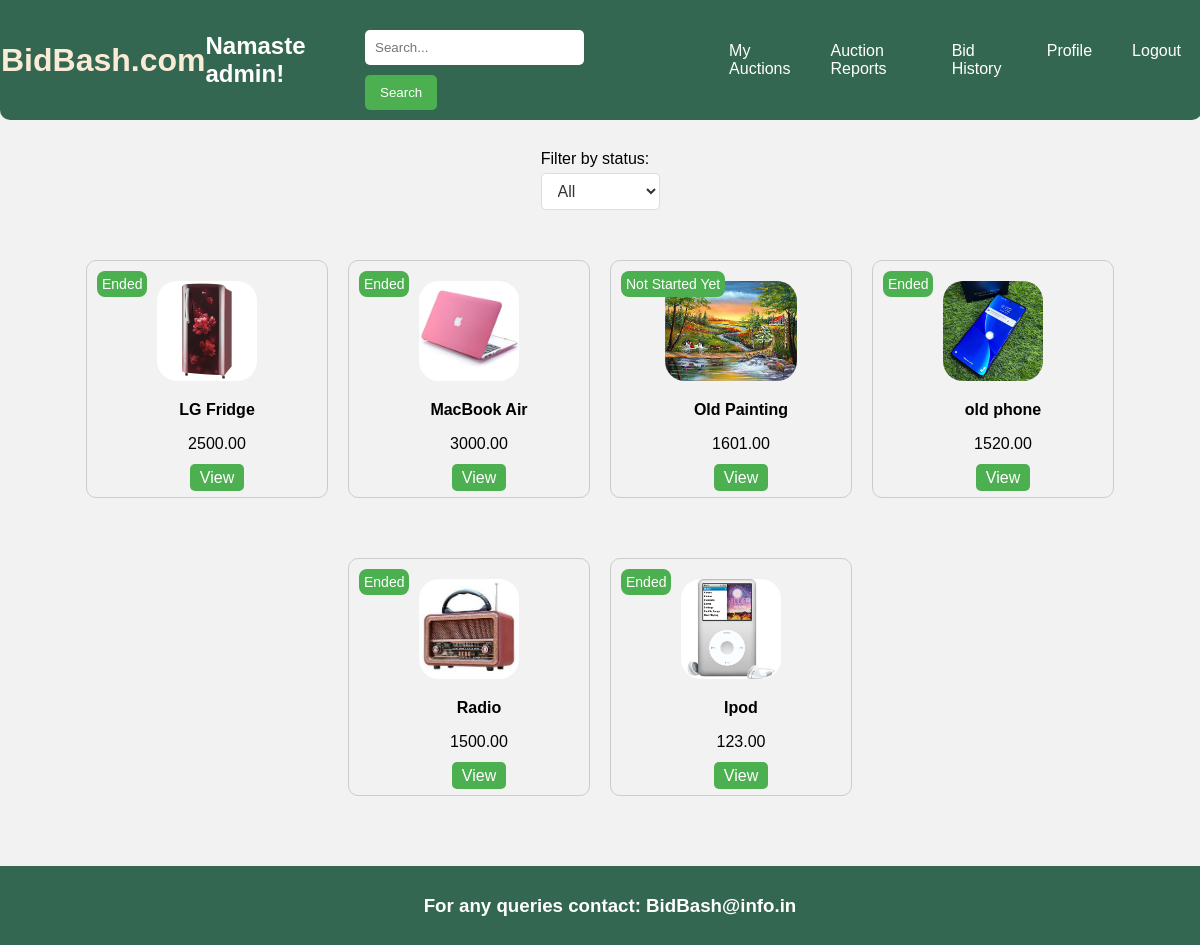
Page /see_more (signed in) on the committed database.
### myapp/models.py (models this page shows, shortened)
class User(AbstractUser):
    contact_no = models.IntegerField(null=True)
    email = models.EmailField(max_length=254)
    first_name = models.CharField(max_length=30)
    last_name = models.CharField(max_length=30)

class AuctionItem(models.Model):
    name = models.CharField(max_length=100)
    description = models.TextField()
    category = models.CharField(max_length=100)
    seller = models.ForeignKey(User, on_delete=models.CASCADE)
    base_price = models.DecimalField(max_digits=10, decimal_places=2)
    start_time = models.DateTimeField()
    end_time = models.DateTimeField()
    highest_bid = models.DecimalField(max_digits=10, decimal_places=2, default=0)  # Set default value

class Image(models.Model):
    item = models.ForeignKey(AuctionItem, on_delete=models.CASCADE)
    image = models.ImageField(upload_to='images/')

### myapp/views.py (the view)
# urls.py: path('see_more', views.see_more, name='see_more'),
def see_more(request):
    items = AuctionItem.objects.all()
    item_image_pairs = []
    for item in items:
        image = Image.objects.filter(item=item).first()
        item_image_pairs.append((item, image))
    context = {
        'item_image_pairs': item_image_pairs,
    }
    return render(request, 'UserSide/see_more.html', context)

### templates/UserSide/see_more.html (shortened to what this page needs)
{% extends 'UserSide/base.html' %}
{% load static %}
{% block body %}
{% if user.is_authenticated %}
<div style="margin-bottom: 20px; text-align: center;">
    <label for="status-filter" style="margin-right: 10px;">Filter by status:</label>
    <select id="status-filter" onchange="filterItems(this.value)" style="padding: 8px 12px; border-radius: 5px; border: 1px solid #ddd; background-color: #fff; color: #333; font-size: 16px; cursor: pointer; transition: border-color 0.3s ease;">
        <option value="all">All</option>
    </select>
</div>
<div class="product-container">
    {% for item, img in item_image_pairs %}
    <a href="{% url 'item' item.id %}" class="product-div" id="product-{{ item.id }}" style="display: block;">
        <div class="product" style="position: relative;">
            <div class="time-left-{{ item.id }}" style="position: absolute; top: 10px; left: 10px; color: white; background-color: #4CAF50; padding: 5px; border-radius: 8px; font-family: Arial, sans-serif; font-size: 14px;"></div>
            <img src="{{ img.image.url }}" alt="{{ item.name }}" id="image-{{ item.id }}">
            <div class="product-details" id="details-{{ item.id }}">
                <p class="product-name">{{ item.name }}</p>
                <p class="base-price">{{ item.base_price }}</p>
                <a class="bid-now" href="{% url 'item' item.id %}">View</a>
            </div>
        </div>
    </a>
    {% endfor %}
</div>
{% else %}
<script type="text/javascript">
    window.location.href = "{% url 'login' %}";
</script>
</html>
{% endif %}
{% endblock body %}

### templates/UserSide/base.html (shortened to what this page needs)
<!DOCTYPE html>
<html lang="en">
<head>
    {% load static %}
    <link rel="stylesheet" href="{% static 'styles.css' %}">
</head>
<body>
    <header>
        <a href="{% url 'home' %}" style="text-decoration:none; color: antiquewhite;"><h1>BidBash.com</h1></a>
        {% if user.is_authenticated %}
        <h2>Namaste {{ user.username }}!</h2>
        {% endif %}
        <div class="search-bar">
            <form action="{% url 'search_products' %}" method="GET">
                <input type="text" name="q" placeholder="Search...">
                <button type="submit">Search</button>
            </form>
        </div>
        <div class="menu">
            <a class="menu-icon" href="{% url 'my_auctions' %}">My Auctions</a>
            <a class="menu-icon" href="{% url 'auction_reports' %}">Auction Reports</a>
            <a class="menu-icon" href="{% url 'bid_history' %}">Bid History</a>
            <a class="menu-icon" href="{% url 'profile' %}">Profile</a>
            <a class="menu-icon" href="{% url 'logout' %}">Logout</a>
        </div>
    </header>
    <div class="content">
        {% block body %}
        {% endblock body %}
    </div>
    <footer>
        <h3>For any queries contact: BidBash@info.in</h3>
    </footer>
</body>
</html>

### static/styles.css (style rules this page uses)
body { font-family: Arial, sans-serif; margin: 0; padding: 0; background-color: #f2f2f2; min-height: 100vh; position: relative; }
header { background-color: #346751; color: #fff; border-radius: 0 0 10px 10px; padding: 10px 1px; display: flex; justify-content: space-between; align-items: center; position: fixed; top: 0; left: 0; width: 100%; z-index: 1000; }
.content { padding-top: 150px; padding-bottom: 60px; }
.search-bar { display: flex; width: 400px; }
.search-bar input[type="text"] { padding: 10px; width: 70%; border: none; border-radius: 5px; margin-right: 10px; }
.search-bar button { padding: 10px 15px; background-color: #4CAF50; color: white; border: none; border-radius: 5px; cursor: pointer; }
.menu { display: flex; }
.menu-icon { text-decoration: none; margin-left: 20px; margin-right: 20px; color: #fff; }
footer { position: absolute; bottom: 0; width: 100%; background-color: #346751; color: #fff; padding: 10px; text-align: center; }
img { margin-top: 10px; width: 100%; height: 50%; border-radius: 20px; }
.product-container { display: flex; flex-wrap: wrap; justify-content: center; margin-top: -20px; }
.product { width: 220px; margin: 10px; margin-top: 50px; padding: 10px; border: 1px solid #ccc; border-radius: 10px; text-align: center; }
.product-div { text-decoration: none; color: black; }
.product img { max-width: 100%; max-height: 100px; width: auto; height: auto; object-fit: contain; }
.product-name { font-weight: bold; }
.base-price { margin-top: 5px; }
.bid-now { margin-top: 10px; padding: 5px 10px; background-color: #4CAF50; color: white; border: none; border-radius: 5px; cursor: pointer; text-decoration: none; }
.product-details { flex: 2; padding-left: 20px; }
.base-price, .highest-bid { margin-top: 10px; }
form { margin-top: 20px; }
label { display: block; margin-bottom: 5px; }
input[type="email"], input[type="text"] { width: 100%; padding: 10px; margin-bottom: 10px; border: 1px solid #ccc; border-radius: 5px; }
button { padding: 10px 20px; background-color: #4CAF50; color: #fff; border: none; border-radius: 5px; cursor: pointer; }

### rows in the picture
User: username "admin"
AuctionItem: image (picture), name "LG Fridge", base_price "2500.00"
AuctionItem: image (picture), name "MacBook Air", base_price "3000.00"
AuctionItem: image (picture), name "Old Painting", base_price "1601.00"
AuctionItem: image (picture), name "old phone", base_price "1520.00"
AuctionItem: image (picture), name "Radio", base_price "1500.00"
AuctionItem: image (picture), name "Ipod", base_price "123.00"
